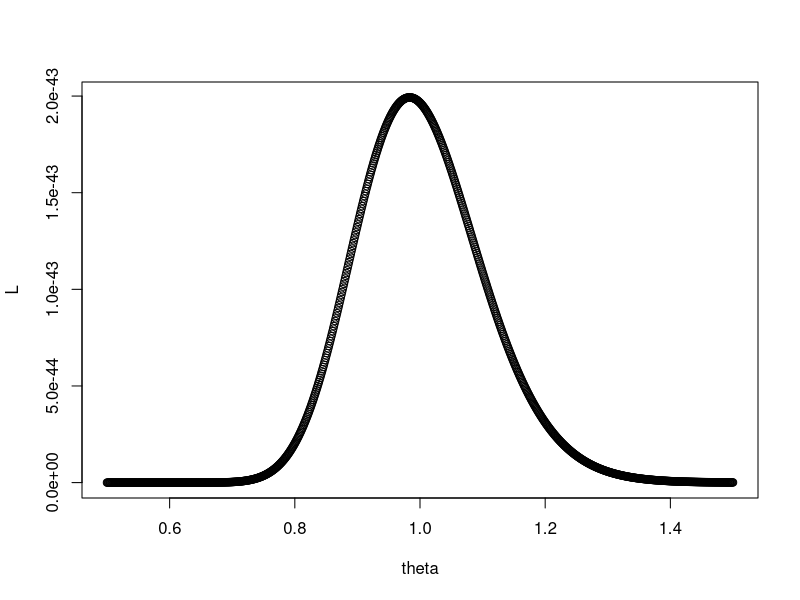
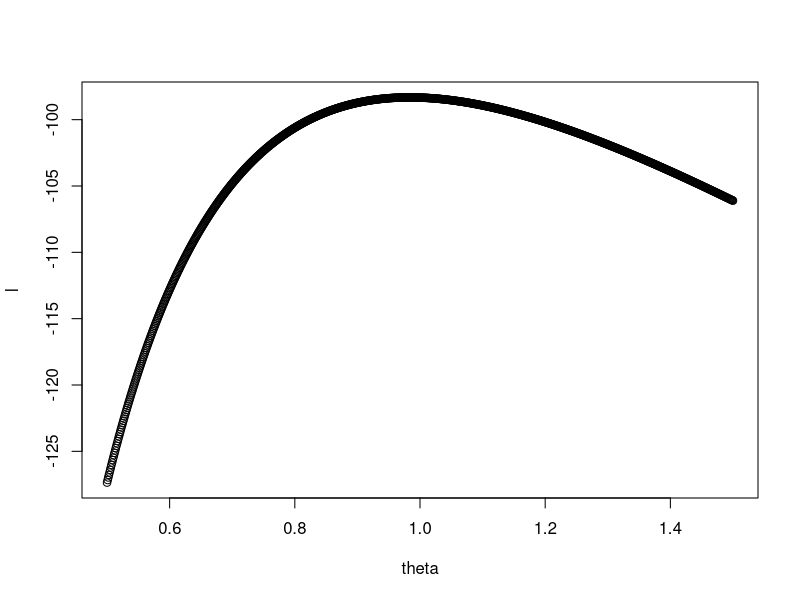
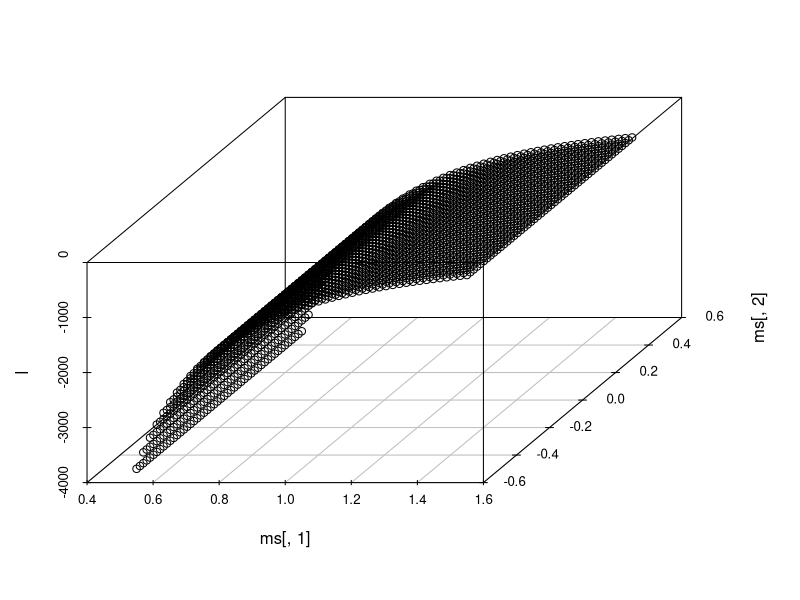
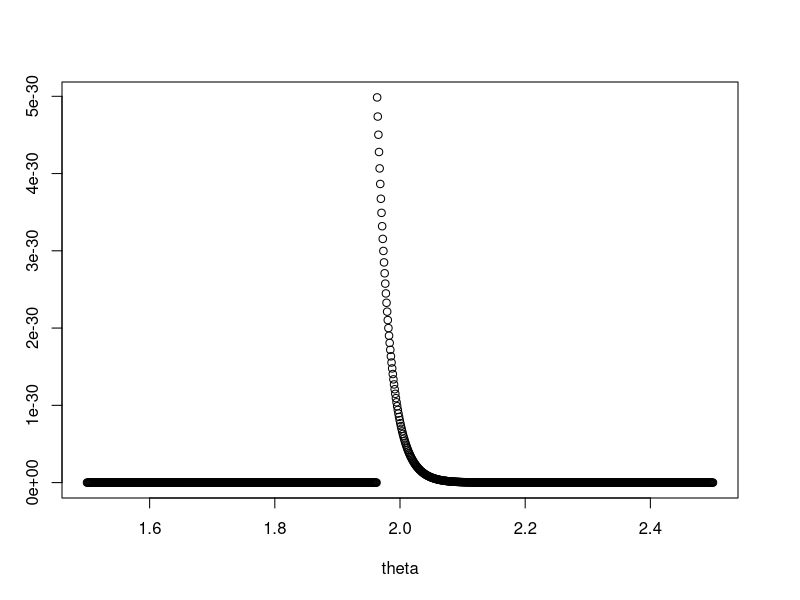
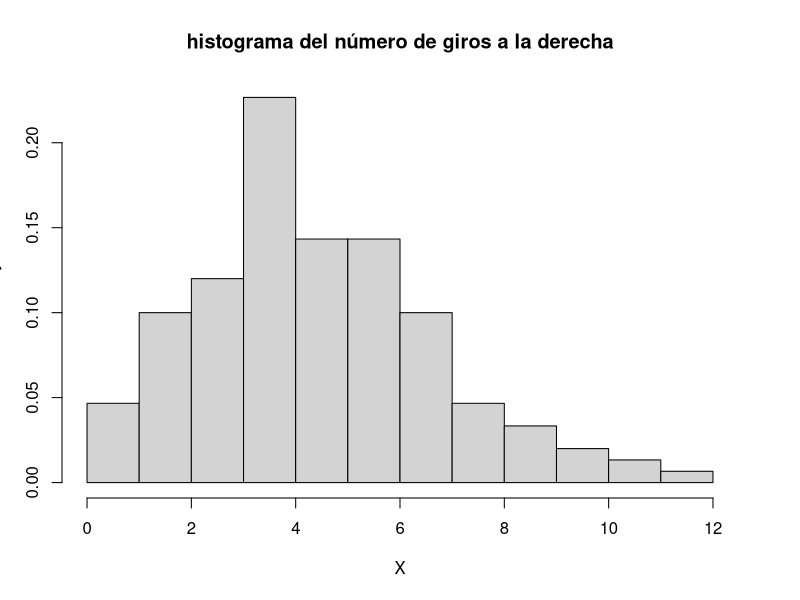

The R script that drew these images, in order:
## ---- chunk 1
x  <- rexp(n = 100, rate = 1)
n <- length(x)
y <- sum(x)
theta <- seq(0.5, 1.5, length.out = 1000)
## ---- chunk 2
L <- theta^(-n) * exp(-y/theta)
plot(theta, L)
## ---- chunk 3
l <- -n*log(theta) - y/theta
plot(theta, l)
## ---- chunk 4
library(scatterplot3d)

x<- rnorm(100)
n <- length(x)

mu <- seq(-0.5, 0.5, length.out = 50)
sigma <- seq(0.5, 1.5, length.out = 50)
 
ms <- expand.grid(sigma, mu)

l <- -(n/2)*log(2*pi/ms[,1]^2) - (1/(2*ms[,1]^2)*sum((x-ms[,2])^2)) 

scatterplot3d(ms[,1], ms[,2], l, angle = 45)
## ---- chunk 5
x <- runif(100, 0, 2)
n <- length(x)

theta <- seq(1.5, 2.5, length.out = 1000)

L <- numeric(1000)
for(k in 1:1000){
  L[k] <- 1/theta[k]^n*prod(x<theta[k])
}

plot(theta, L)


## ---- chunk 6
(X <- c(rep(0,14), rep(1,30), rep(2,36), rep(3,68), rep(4, 43), rep(5,43), 
       rep(6, 30), rep(7,14), rep(8,10), rep(9, 6), rep(10,4), rep(11,1), rep(12,1)) )
## ---- chunk 7
hist(X, main="histograma del número de giros a la derecha", right=FALSE, prob=TRUE) 
## ---- chunk 8
n <- length(X)
negloglike <- function(lambda) {
  n * lambda - sum(X) * log(lambda) + sum(log(factorial(X)))
}
## ---- chunk 9
lambda.hat <- nlm(negloglike, p = c(0.5), hessian = TRUE) 
## ---- chunk 10
lambda.hat$estimate
mean(X)
